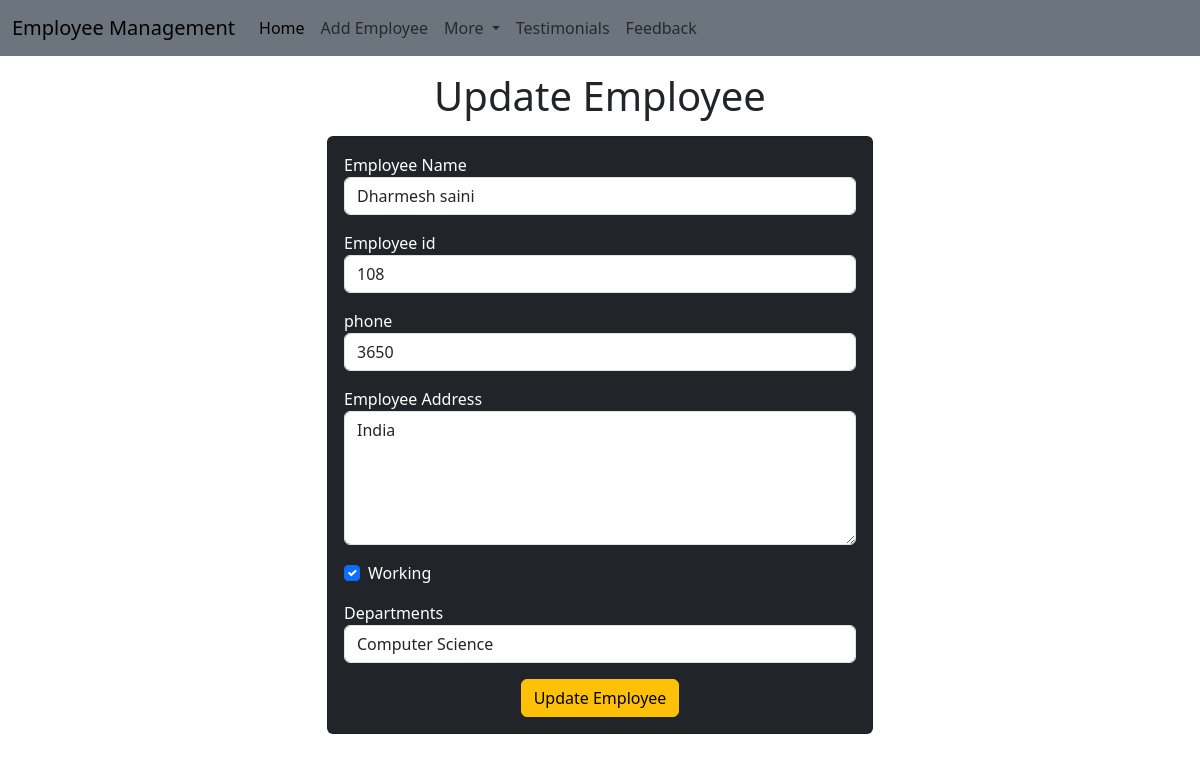
Screenshot of /emp/update-emp/5 with the database file from the repository.
### emp/models.py (models this page shows, shortened)
class Emp(models.Model):
    name=models.CharField(max_length=200)
    emp_id=models.CharField(max_length=200)
    phone=models.CharField(max_length=10)
    address=models.CharField(max_length=150)
    working=models.BooleanField(default=True)
    department=models.CharField(max_length=10)

### emp/views.py (the view)
# urls.py: path("update-emp/<int:emp_id>",update_emp),     #for updating table
def update_emp(request,emp_id):
    emp=Emp.objects.get(pk=emp_id)    #fetching data from database
    return render(request,"emp/update_emp.html",{
        'emp':emp
    })

### templates/emp/update_emp.html (shortened to what this page needs)
<!doctype html>
<html lang="en">
  <head>
    <link href="https://cdn.jsdelivr.net/npm/bootstrap@5.3.1/dist/css/bootstrap.min.css" rel="stylesheet">
  </head>
  <body>
    {% include  'emp/navbar.html'%}
    <div class="container ">
        <h1 class="text-center my-3">Update Employee</h1>
        <div class="row ">
            <div class="col-md-6 offset-md-3">
                <div class="card bg-dark text-white ">
                    <div class="card-body">
                        <form action="/emp/do-update-emp/{{emp.id}}" method="POST">
                            <div class="mb-3">
                                <label for="name">Employee Name</label>
                                <input id="name" type="text" class="form-control" placeholder="Enter emp name" name="emp_name" value="{{emp.name}}">
                            </div>
                            <div class="mb-3">
                                <label for="id">Employee id</label>
                                <input id="id" type="text" class="form-control" placeholder="Enter emp id" name="emp_id" value="{{emp.emp_id}}">
                            </div>
                            <div class="mb-3">
                                <label for="phone">phone</label>
                                <input id="phone" type="text" class="form-control" placeholder="Enter emp phone" name="emp_phone" value="{{emp.phone}}">
                            </div>
                            <div class="mb-3">
                                <label for="address">Employee Address</label>
                                <textarea name="emp_address" id="address"  rows="5" class="form-control">{{emp.address}}</textarea>
                            </div>
                            <div class="mb-3 form-check">
                                <label for="working">Working</label>
                                <input {% if emp.working%} checked {% endif %} id="working" name="emp_working" type="checkbox" class="form-check-input">
                            </div>
                            <div class="mb-3 ">
                                <label for="department">Departments</label>
                                <select value="{{emp.department}}" name="emp_department" id="department" class="form-control">
                                    <option value="CSE">Computer Science</option>
                                </select>
                            </div>
                            <div class="container text-center">
                                <button class="btn btn-warning">Update Employee</button>
                            </div>
                        </form>
                    </div>
                </div>
            </div>
        </div>
    </div>
  </body>
</html>

### templates/emp/update_emp.html (style rules this page uses)
body { background-image: url('https://i.postimg.cc/527HWr6v/sean-pollock-Ph-Yq704ffd-A-unsplash.jpg'); }

### rows the page displays
Emp: emp_name "Dharmesh saini", emp_id "108", emp_phone "3650", emp_address "India", working "☑", emp_department "Computer Science"
